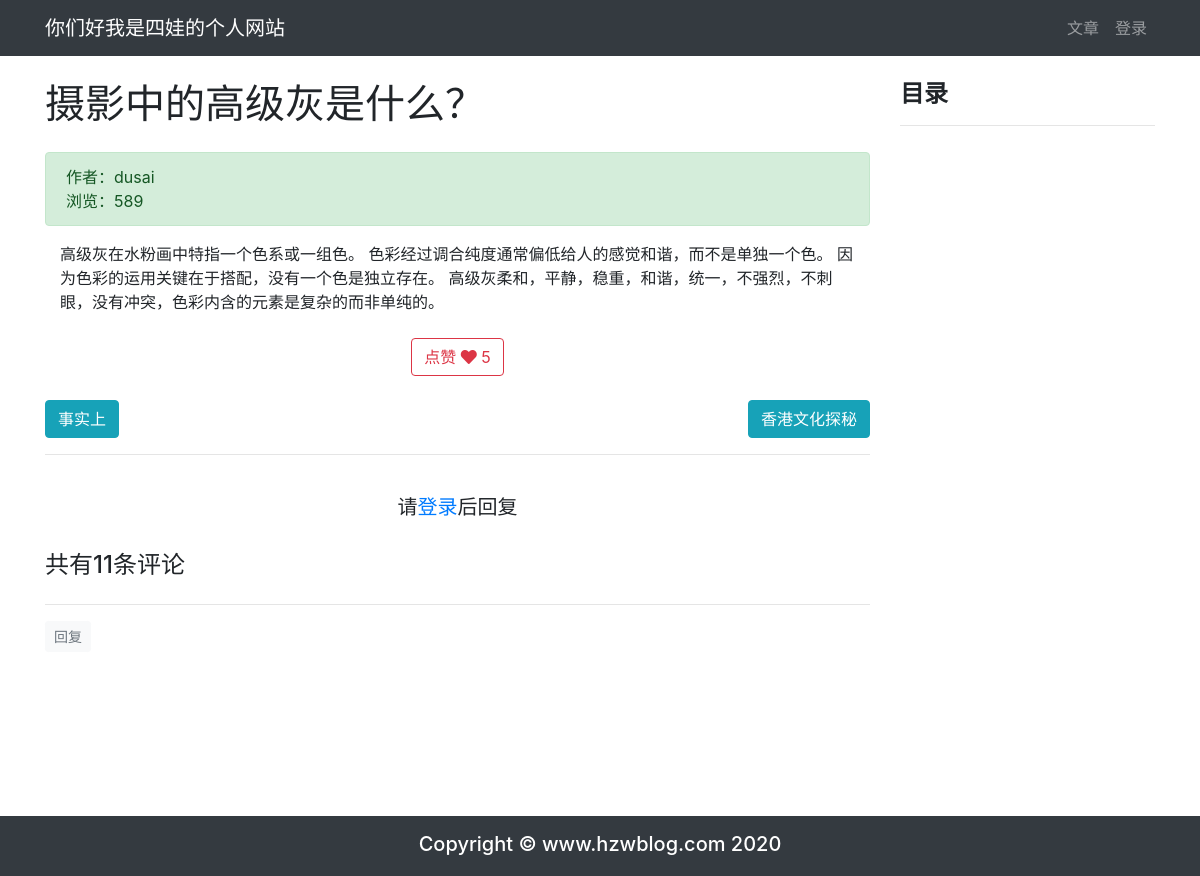
The page /article/article-detail/32/ on the database its author committed.
### article/models.py (models this page shows, shortened)
class ArticlePost(models.Model):
    author = models.ForeignKey(User, on_delete=models.CASCADE)
    avatar = models.ImageField(upload_to='article/%Y%m%d/', blank=True)
    column = models.ForeignKey(
        ArticleColumn,
        null=True,
        blank=True,
        on_delete=models.CASCADE,
        related_name='article'
    )
    tags = TaggableManager(blank=True)
    title = models.CharField(max_length=100)
    body = models.TextField()
    total_views = models.PositiveIntegerField(default=0)
    likes = models.PositiveIntegerField(default=0)
    created = models.DateTimeField(default=timezone.now)
    updated = models.DateTimeField(auto_now=True)
    class Meta:
        ordering = ('-created',)
    def get_absolute_url(self):
        return reverse('article:article_detail', args=[self.id])
    def save(self, *args, **kwargs):
        article = super(ArticlePost, self).save(*args, **kwargs)
        return article

### article/views.py (the view)
# urls.py: path('article-detail/<int:id>/', views.article_detail, name='article_detail'),
def article_detail(request, id):
    article = get_object_or_404(ArticlePost, id=id)
    comments = Comment.objects.filter(article=id)
    article.total_views += 1
    article.save(update_fields=['total_views'])
    pre_article = ArticlePost.objects.filter(id__lt=article.id).order_by('-id')
    next_article = ArticlePost.objects.filter(id__gt=article.id).order_by('id')
    if pre_article.count() > 0:
        pre_article = pre_article[0]
    else:
        pre_article = None
    if next_article.count() > 0:
        next_article = next_article[0]
    else:
        next_article = None
    md = markdown.Markdown(
        extensions=[
        'markdown.extensions.extra',
        'markdown.extensions.codehilite',
        'markdown.extensions.toc',
        ]
    )
    article.body = md.convert(article.body)
    comment_form = CommentForm()
    context = {
        'article': article,
        'toc': md.toc,
        'comments': comments,
        'pre_article': pre_article,
        'next_article': next_article,
        'comment_form': comment_form,
    }
    return render(request, 'article/detail.html', context)

### templates/article/detail.html (shortened to what this page needs)
{% extends "base.html" %}
{% load staticfiles %}
{% block content %}
<link rel="stylesheet" href="{% static 'prism/prism.css' %}">
<div class="container">
    <div class="row">
        <div class="col-9">
            <h1 class="mt-4 mb-4">{{ article.title }}</h1>
            <div class="alert alert-success">
                <div>
                    作者：{{ article.author }}
                </div>
                <div>
                    浏览：{{ article.total_views }}
                </div>
            </div>
            <div class="col-12">
                <p>{{ article.body|safe }}</p>
            </div>
            <div style="text-align:center;" class="mt-4">
                <button class="btn btn-outline-danger"
                        type="button"
                        onclick="validate_is_like(
                                '{% url 'article:increase_likes' article.id %}',
                                {{ article.id }},
                                {{ article.likes }}
                            )"
                >
                    <span>点赞</span>
                    <span>
                        <i class="fas fa-heart"></i>
                    </span>
                    <span id="likes_number">
                        {{ article.likes }}
                    </span>
                </button>
            </div>
            <br>
            <div class="row justify-content-end">
                {% if next_article %}
                <div class="col-auto mr-auto">
                    <a  href="{{ next_article.get_absolute_url }}"
                        class="btn btn-info"
                        >
                        {{ next_article.title }}
                    </a>
                </div>
                {% endif %}
            {% if pre_article %}
                <div class="col-auto">
                    <a  href="{{ pre_article.get_absolute_url }}"
                    class="btn btn-info"
                    >
                        {{ pre_article.title }}
                    </a>
                </div>
            {% endif %}
            </div>
            <hr>
            {% if user.is_authenticated %}
                <div>
                    <form
                        action="{% url 'comment:post_comment' article.id %}"
                        method="POST"
                    >
                    {% csrf_token %}
                        <div class="form-group">
                            <label for="body">
                                <strong>
                                    我也要发言：
                                </strong>
                            </label>
                            <div>
                                {{ comment_form.media }}
                                {{ comment_form.body }}
                            </div>
                        </div>
                        <button type="submit" class="btn btn-primary ">发送</button>
                    </form>
                </div>
                <br>
            {% else %}
                <br>
                <h5 class="row justify-content-center">
                    请<a href="{% url 'userprofile:login' %}">登录</a>后回复
                </h5>
                <br>
            {% endif %}
            {% load mptt_tags %}
            <h4>共有{{ comments.count }}条评论</h4>
            <div class="row">
                {% recursetree comments %}
                    {% with comment=node %}
                        <div class="{% if comment.reply_to %}
                                    offset-1 col-11
                                    {% else %}
                                    col-12
                                    {% endif %}"
                            id="comment_elem_{{ comment.id }}"
                        >
                            <hr>
                            <div>
                                {% if user.is_authenticated %}
                                    <button type="button"
                                            class="btn btn-light btn-sm text-muted"
                                            onclick="load_modal({{ article.id }}, {{ comment.id }})"
                                    >
                                        回复
                                    </button>
                                {% else %}
                                    <a class="btn btn-light btn-sm text-muted"
                                        href="{% url 'userprofile:login' %}"
                                    >
                                        回复
                                    </a>
                                {% endif %}
                            </div>
                        </div>
                    {% endwith %}
                {% endrecursetree %}
            </div>
        </div>
        <div class="col-3 mt-4" id="sidebar" class="sidebar">
            <div class="sidebar__inner">
                <h4><strong>目录</strong></h4>
                <hr>
            </div>
        </div>
    </div>
</div>
{% endblock content %}

### templates/base.html (shortened to what this page needs)
{% load staticfiles %}
<!DOCTYPE html>
<html lang="zh-cn">
<head>
    <link rel="stylesheet" href="{% static 'bootstrap/css/bootstrap.min.css' %}">
    <link rel="stylesheet" href="{% static 'md_css/monokai.css' %}">
    <link rel="stylesheet"
      href="https://use.fontawesome.com/releases/v5.8.1/css/all.css"
    >
</head>
<body>
    {% include 'header.html' %}
    <div id="wrapper">
        {% block content %}{% endblock content %}
        <div id="push"></div>
    </div>
    {% include 'footer.html' %}
</body>
</html>

### templates/header.html (shortened to what this page needs)
{% load notifications_tags %}
{% notifications_unread as unread_count %}
<nav class="navbar navbar-expand-lg navbar-dark bg-dark">
    <div class="container">
        <a class="navbar-brand" href="{% url 'article:article_list' %}">你们好我是四娃的个人网站</a>
        <div>
            <ul class="navbar-nav">
                <li class="nav-item">
                    <a class="nav-link" href="{% url 'article:article_list' %}">文章</a>
                </li>
                {% if user.is_authenticated %}
                    <li class="nav-item dropdown">
                        <a class="nav-link dropdown-toggle" href="#" id="navbarDropdown" role="button" data-toggle="dropdown" aria-haspopup="true" aria-expanded="false">
                            {% if unread_count %}
                                <svg viewBox="0 0 8 8"
                                     width="8px"
                                     height="8px">
                                    <circle cx="4"
                                            cy="4"
                                            r="4"
                                            fill="#ff6b6b"
                                    ></circle>
                                </svg>
                            {% endif %}
                            {{ user.username }}
                        </a>
                        <div class="dropdown-menu" aria-labelledby="navbarDropdown">
                            <a class="dropdown-item" href="{% url "notice:list" %}">通知
                                {% if unread_count %}
                                    <span class="badge badge-danger">{{ unread_count }}</span>
                                {% endif %}
                            </a>
                            <a class="dropdown-item" href="{% url 'article:article_create' %}">写文章</a>
                            <a class="dropdown-item" href='{% url "userprofile:edit" user.id %}'>个人信息</a>
                            <a class="dropdown-item" href="#" onclick="user_delete()">删除用户</a>
                            <a class="dropdown-item" href='{% url "userprofile:logout" %}'>退出登录</a>
                        </div>
                    </li>
                {% else %}
                    <li class="nav-item">
                        <a class="nav-link" href="{% url 'userprofile:login' %}">登录</a>
                    </li>
                {% endif %}
            </ul>
        </div>
    </div>
</nav>

### templates/footer.html
{% load staticfiles %}
<footer class="py-3 bg-dark" id="footer">
    <div class="container">
        <h5 class="m-0 text-center text-white">Copyright &copy; www.hzwblog.com 2020</h5>
    </div>
</footer>

### templates/article/detail.html (style rules this page uses)
.sidebar__inner { transform: translate(0, 0); transform: translate3d(0, 0, 0); will-change: position, transform; }

### templates/base.html (style rules this page uses)
html, body { height: 100%; margin: 0; }
#wrapper { min-height: 100%; margin-bottom: -40px; }
#footer, #push { height: 60px; }

### rows shown on the page
ArticlePost: title "摄影中的高级灰是什么？", author "dusai", total_views "589", body "高级灰在水粉画中特指一个色系或一组色。 色彩经过调合纯度通常偏低给人的感觉和谐，而不是单独一个色。 因为色彩的运用关键在于搭配，没有一个色是独立存在。 高级灰柔和，平静，稳重，和谐，统一，不强烈，不刺眼，没有冲突，色彩内含的元素是复杂的而非单纯的。", likes "5"
ArticlePost: title "事实上"
ArticlePost: title "香港文化探秘"

### other values the page prints
{{ comments.count }} "11"
